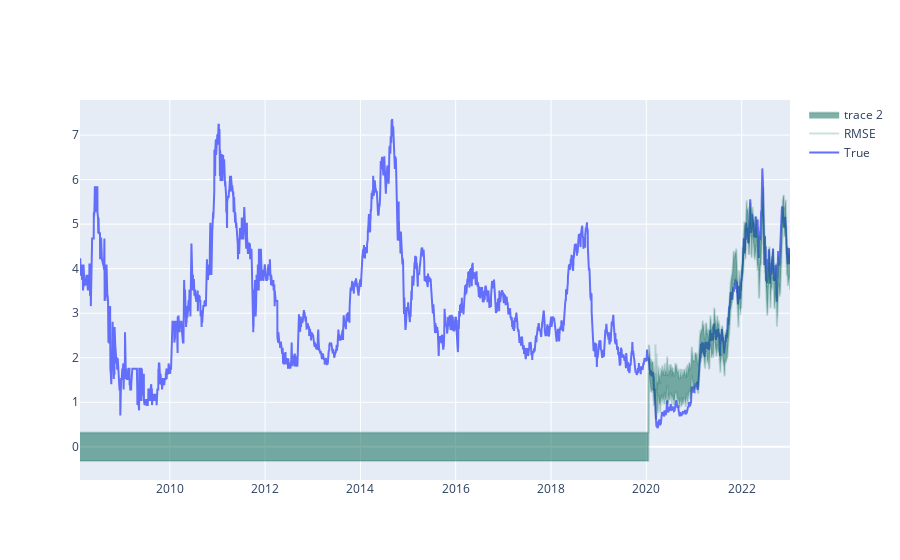

The notebook cell saved with this chart:
### Code cell
#plot TVE predictions and close in a plotly graph
import plotly.graph_objects as go

fig = go.Figure()

fig.add_trace(go.Scatter(x=TVE.index, y=TVE['Close'],
                    mode='lines',
                    name='True'))
                    
# fig.add_trace(go.Scatter(x=TVE.index, y=TVE['Predictions'],
#                     mode='lines',
#                     name='Predictions'))

# draw a shaded area between two lines: Prediction + RMSE and Prediction - RMSE. RMSE = 0.319075
fig.add_trace(go.Scatter(x=TVE.index, y=TVE['Predictions'] + 0.319075, fill=None, mode='lines', line_color='rgba(0,100,80,0.2)', name='RMSE'))
fig.add_trace(go.Scatter(x=TVE.index, y=TVE['Predictions'] - 0.319075, fill='tonexty', mode='lines', line_color='rgba(0,100,80,0.2)'))

fig.show()

### Figure 1 — Plotly figure (JSON) as saved in the notebook; plotly's stock layout.template omitted (floating-point values rounded to 4 significant figures; data arrays with more than 128 entries replaced by an {"elided": "..."} marker saying what was removed)
{"data": [{"mode": "lines", "name": "True", "type": "scatter", "x": {"elided": "3734 str values"}, "y": {"elided": "3734 float values"}}, {"line": {"color": "rgba(0,100,80,0.2)"}, "mode": "lines", "name": "RMSE", "type": "scatter", "x": {"elided": "3734 str values"}, "y": {"elided": "3734 float values"}}, {"fill": "tonexty", "line": {"color": "rgba(0,100,80,0.2)"}, "mode": "lines", "type": "scatter", "x": {"elided": "3734 str values"}, "y": {"elided": "3734 float values"}}], "layout": {}}
